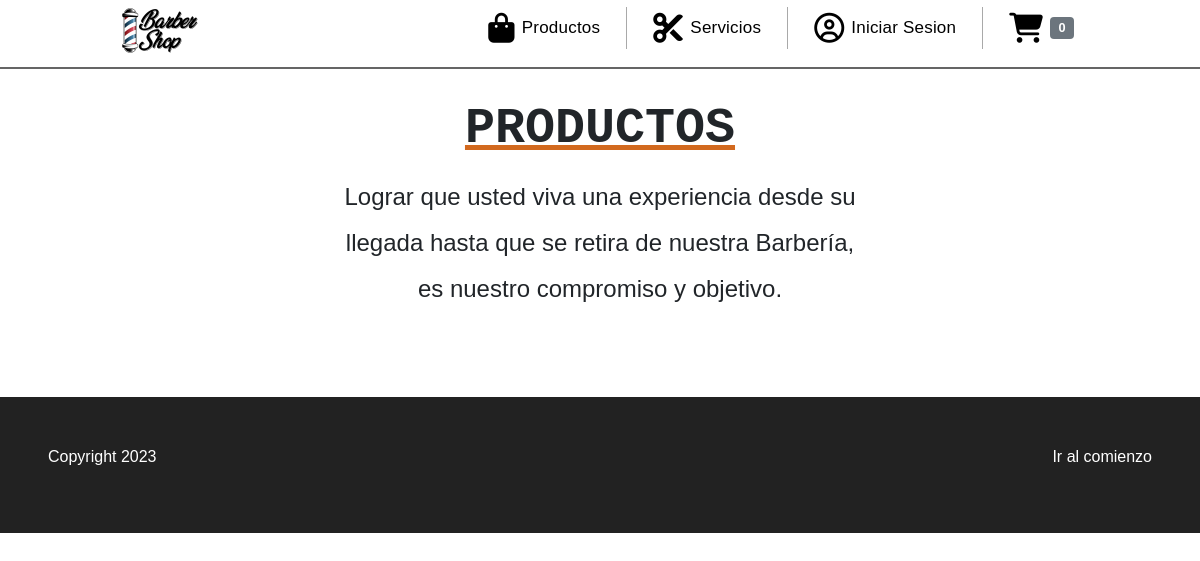
Before: /productos.php with the older database file.
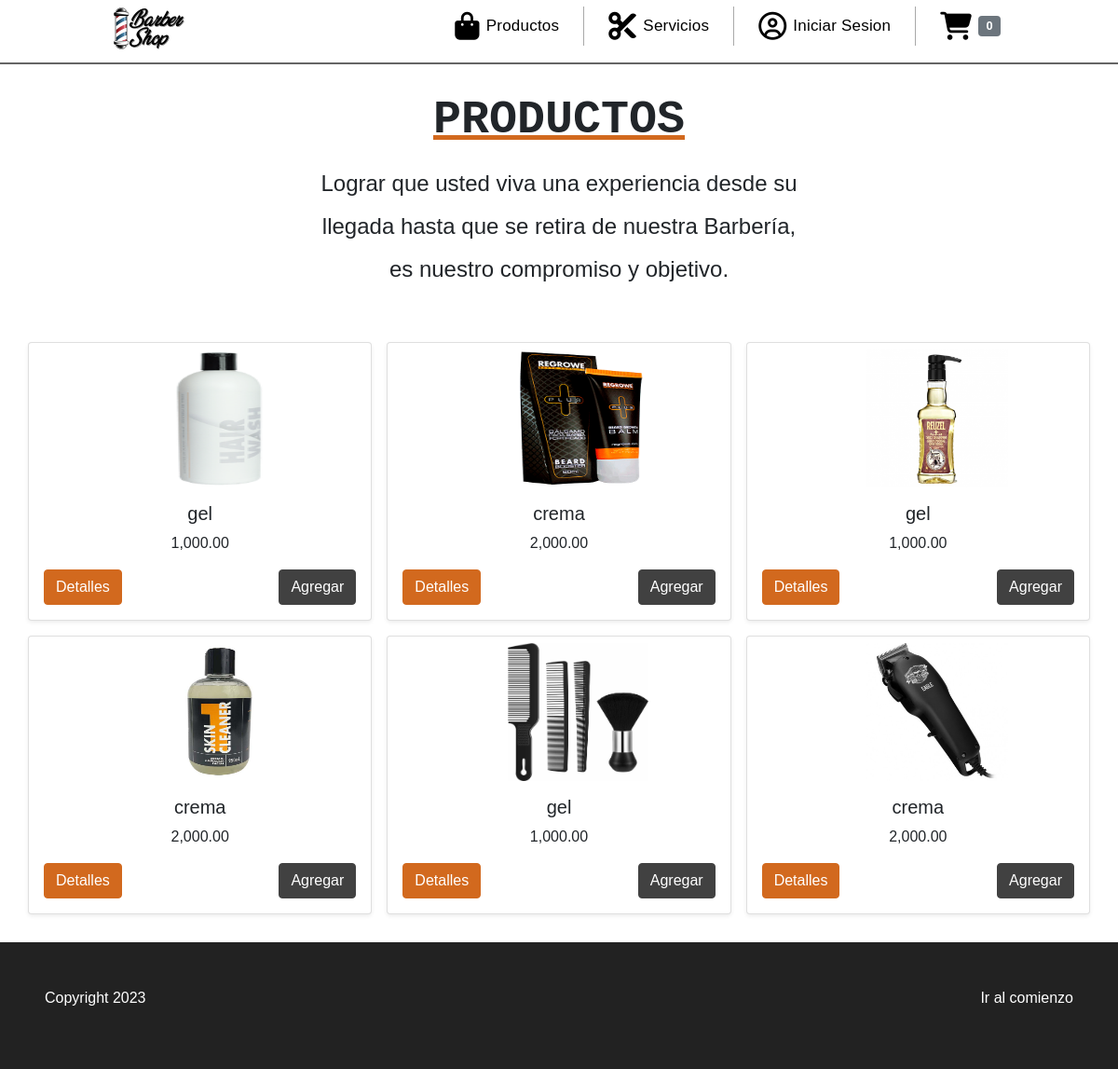
After: the same page with the newer database file.
### tables this page shows
CREATE TABLE `producto` (
  `idproducto` int PRIMARY KEY AUTO_INCREMENT,
  `nombre` varchar(50) NOT NULL,
  `descripcion` varchar(160) not NULL,
  `precio` double NOT NULL,
  `estado` int(1) DEFAULT 1
);

### config/config.php (called while the page is built, shortened)
<?php
$num_cart = 0;
?>

### productos.php (the view, shortened to what this page needs)
<?php
require('config/config.php');
$conexion = conectar();
$query = "SELECT idproducto, nombre, precio FROM `producto` WHERE estado=1";
$result = mysqli_query($conexion, $query);
?>
<!DOCTYPE html>
<html lang="en">
<head>
  <link rel="stylesheet" href="css/estilospro.css">
  <link href="https://cdn.jsdelivr.net/npm/bootstrap@5.1.3/dist/css/bootstrap.min.css" rel="stylesheet"
>
</head>
<body>
  <header class="header">
    <div class="menu">
      <div class="left">
        <div class="logo">
          <a href="index.php">
            <img src="imagenes/barber-logo.png" alt="">
          </a>
        </div>
      </div>
      <div class="nav_p" id="nav_p_oculto">
        <div class="div barra">
          <a href="Productos.php" id="oculto"><i class="fa-solid fa-bag-shopping"></i>Productos</a>
        </div>
        <div class="div barra">
          <a href="servicios.php" id="oculto"><i class="fa-solid fa-scissors"></i>Servicios</a>
        </div>
        <div class="div barra">
          <a href="FormLogin.php" id="oculto"><i class="fa-regular fa-circle-user"></i>Iniciar Sesion</a>
        </div>
        <div class="div">
          <a href="checkout.php" id="oculto"><i class="fa-solid fa-cart-shopping"></i>
            <span id="num_cart" class="badge bg-secondary">
              <?php echo $num_cart; ?>
            </span>
          </a>
        </div>
      </div>
    </div>
  </header>
  <div class="separador"></div>
  <section class="text">
    <h1 id="titulo">PRODUCTOS</h1>
        <p>Lograr que usted viva una experiencia desde su</p>
        <p>llegada hasta que se retira de nuestra Barbería,</p>
        <p>es nuestro compromiso y objetivo.</p>
  </section>
  <main>
    <div class="container">
      <div class="row row-cols-1 row-cols-sm-2 row-cols-md-3 g-3">
        <?php foreach ($result as $row) { ?>
          <div class="col">
            <div class="card shadow-sm">
              <?php
              $id = $row['idproducto'];
              $imagen = "imagenes/productos/" . $id . "/principal.png";
              ?>
              <img id="imagen_a" src="<?php echo $imagen; ?>">
              <div class="card-body">
                <h5 id="card" class="card-title">
                  <?php echo $row['nombre']; ?>
                </h5>
                <p id="card" class="card-text">
                  <?php echo number_format($row['precio'], 2, '.', ','); ?>
                </p>
                <div class="d-flex justify-content-between align-items-center">
                  <div>
                    <a href="detalles.php? id=<?php echo $row['idproducto']; ?>&token=<?php echo
                         hash_hmac('sha1', $row['idproducto'], KEY_TOKEN); ?>" class="btn btn-group"
                      id="primary_c">Detalles</a>
                  </div>
                  <a href="#" id="success_c" class="btn btn-success"
                    onclick="addProducto
                  (<?php echo $row['idproducto']; ?>, '<?php echo hash_hmac('sha1', $row['idproducto'], KEY_TOKEN); ?>')">Agregar</a>
                </div>
              </div>
            </div>
          </div>
        <?php } ?>
      </div>
    </div>
  </main>
  <footer>
    <section>
      <a href="productos.php">Ir al comienzo</a>
    </section>
    <p>Copyright 2023</p>
  </footer>
</body>
</html>

Changed rows visible on the page:
added producto: shows a picture, nombre "gel", precio "1,000.00"
added producto: shows a picture, nombre "crema", precio "2,000.00"
added producto: shows a picture, nombre "gel", precio "1,000.00"
added producto: shows a picture, nombre "crema", precio "2,000.00"
added producto: shows a picture, nombre "gel", precio "1,000.00"
added producto: shows a picture, nombre "crema", precio "2,000.00"
